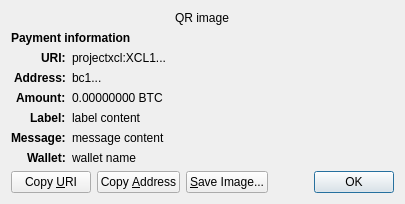
<?xml version="1.0" encoding="UTF-8"?>
<ui version="4.0">
 <class>ReceiveRequestDialog</class>
 <widget class="QDialog" name="ReceiveRequestDialog">
  <property name="geometry">
   <rect>
    <x>0</x>
    <y>0</y>
    <width>413</width>
    <height>229</height>
   </rect>
  </property>
  <property name="windowTitle">
   <string>Request payment to ...</string>
  </property>
  <layout class="QGridLayout" name="gridLayout" columnstretch="0,1">
   <property name="sizeConstraint">
    <enum>QLayout::SetFixedSize</enum>
   </property>
   <item row="0" column="0" colspan="2" alignment="Qt::AlignHCenter">
    <widget class="QRImageWidget" name="qr_code">
     <property name="text">
      <string notr="true">QR image</string>
     </property>
     <property name="textInteractionFlags">
      <set>Qt::NoTextInteraction</set>
     </property>
    </widget>
   </item>
   <item row="1" column="0" colspan="2">
    <widget class="QLabel" name="payment_header">
     <property name="font">
      <font>
       <weight>75</weight>
       <bold>true</bold>
      </font>
     </property>
     <property name="text">
      <string>Payment information</string>
     </property>
     <property name="textInteractionFlags">
      <set>Qt::NoTextInteraction</set>
     </property>
    </widget>
   </item>
   <item row="2" column="0" alignment="Qt::AlignRight|Qt::AlignTop">
    <widget class="QLabel" name="uri_tag">
     <property name="font">
      <font>
       <weight>75</weight>
       <bold>true</bold>
      </font>
     </property>
     <property name="text">
      <string notr="true">URI:</string>
     </property>
     <property name="textFormat">
      <enum>Qt::PlainText</enum>
     </property>
     <property name="textInteractionFlags">
      <set>Qt::NoTextInteraction</set>
     </property>
    </widget>
   </item>
   <item row="2" column="1" alignment="Qt::AlignTop">
    <widget class="QLabel" name="uri_content">
     <property name="text">
      <string notr="true">projectxcl:XCL1...</string>
     </property>
     <property name="textFormat">
      <enum>Qt::RichText</enum>
     </property>
     <property name="wordWrap">
      <bool>true</bool>
     </property>
     <property name="textInteractionFlags">
      <set>Qt::TextSelectableByMouse</set>
     </property>
    </widget>
   </item>
   <item row="3" column="0" alignment="Qt::AlignRight|Qt::AlignTop">
    <widget class="QLabel" name="address_tag">
     <property name="font">
      <font>
       <weight>75</weight>
       <bold>true</bold>
      </font>
     </property>
     <property name="text">
      <string>Address:</string>
     </property>
     <property name="textInteractionFlags">
      <set>Qt::NoTextInteraction</set>
     </property>
    </widget>
   </item>
   <item row="3" column="1" alignment="Qt::AlignTop">
    <widget class="QLabel" name="address_content">
     <property name="text">
      <string notr="true">bc1...</string>
     </property>
     <property name="textFormat">
      <enum>Qt::PlainText</enum>
     </property>
     <property name="textInteractionFlags">
      <set>Qt::TextSelectableByMouse</set>
     </property>
    </widget>
   </item>
   <item row="4" column="0" alignment="Qt::AlignRight|Qt::AlignTop">
    <widget class="QLabel" name="amount_tag">
     <property name="font">
      <font>
       <weight>75</weight>
       <bold>true</bold>
      </font>
     </property>
     <property name="text">
      <string>Amount:</string>
     </property>
     <property name="textInteractionFlags">
      <set>Qt::NoTextInteraction</set>
     </property>
    </widget>
   </item>
   <item row="4" column="1" alignment="Qt::AlignTop">
    <widget class="QLabel" name="amount_content">
     <property name="text">
      <string notr="true">0.00000000 BTC</string>
     </property>
     <property name="textFormat">
      <enum>Qt::PlainText</enum>
     </property>
     <property name="textInteractionFlags">
      <set>Qt::TextSelectableByMouse</set>
     </property>
    </widget>
   </item>
   <item row="5" column="0" alignment="Qt::AlignRight|Qt::AlignTop">
    <widget class="QLabel" name="label_tag">
     <property name="font">
      <font>
       <weight>75</weight>
       <bold>true</bold>
      </font>
     </property>
     <property name="text">
      <string>Label:</string>
     </property>
     <property name="textInteractionFlags">
      <set>Qt::NoTextInteraction</set>
     </property>
    </widget>
   </item>
   <item row="5" column="1" alignment="Qt::AlignTop">
    <widget class="QLabel" name="label_content">
     <property name="text">
      <string notr="true">label content</string>
     </property>
     <property name="textFormat">
      <enum>Qt::PlainText</enum>
     </property>
     <property name="wordWrap">
      <bool>true</bool>
     </property>
     <property name="textInteractionFlags">
      <set>Qt::TextSelectableByMouse</set>
     </property>
    </widget>
   </item>
   <item row="6" column="0" alignment="Qt::AlignRight|Qt::AlignTop">
    <widget class="QLabel" name="message_tag">
     <property name="font">
      <font>
       <weight>75</weight>
       <bold>true</bold>
      </font>
     </property>
     <property name="text">
      <string>Message:</string>
     </property>
     <property name="textInteractionFlags">
      <set>Qt::NoTextInteraction</set>
     </property>
    </widget>
   </item>
   <item row="6" column="1" alignment="Qt::AlignTop">
    <widget class="QLabel" name="message_content">
     <property name="text">
      <string notr="true">message content</string>
     </property>
     <property name="textFormat">
      <enum>Qt::PlainText</enum>
     </property>
     <property name="wordWrap">
      <bool>true</bool>
     </property>
     <property name="textInteractionFlags">
      <set>Qt::TextSelectableByMouse</set>
     </property>
    </widget>
   </item>
   <item row="7" column="0" alignment="Qt::AlignRight|Qt::AlignTop">
    <widget class="QLabel" name="wallet_tag">
     <property name="font">
      <font>
       <weight>75</weight>
       <bold>true</bold>
      </font>
     </property>
     <property name="text">
      <string>Wallet:</string>
     </property>
     <property name="textInteractionFlags">
      <set>Qt::NoTextInteraction</set>
     </property>
    </widget>
   </item>
   <item row="7" column="1" alignment="Qt::AlignTop">
    <widget class="QLabel" name="wallet_content">
     <property name="text">
      <string notr="true">wallet name</string>
     </property>
     <property name="textFormat">
      <enum>Qt::PlainText</enum>
     </property>
     <property name="wordWrap">
      <bool>true</bool>
     </property>
     <property name="textInteractionFlags">
      <set>Qt::TextSelectableByMouse</set>
     </property>
    </widget>
   </item>
   <item row="8" column="0" colspan="2">
    <layout class="QHBoxLayout" name="horizontalLayout">
     <item>
      <widget class="QPushButton" name="btnCopyURI">
       <property name="text">
        <string>Copy &amp;URI</string>
       </property>
       <property name="autoDefault">
        <bool>false</bool>
       </property>
      </widget>
     </item>
     <item>
      <widget class="QPushButton" name="btnCopyAddress">
       <property name="text">
        <string>Copy &amp;Address</string>
       </property>
       <property name="autoDefault">
        <bool>false</bool>
       </property>
      </widget>
     </item>
     <item>
      <widget class="QPushButton" name="btnSaveAs">
       <property name="text">
        <string>&amp;Save Image...</string>
       </property>
       <property name="autoDefault">
        <bool>false</bool>
       </property>
      </widget>
     </item>
     <item>
      <spacer name="horizontalSpacer_2">
       <property name="orientation">
        <enum>Qt::Horizontal</enum>
       </property>
       <property name="sizeHint" stdset="0">
        <size>
         <width>40</width>
         <height>20</height>
        </size>
       </property>
      </spacer>
     </item>
     <item>
      <widget class="QDialogButtonBox" name="buttonBox">
       <property name="focusPolicy">
        <enum>Qt::StrongFocus</enum>
       </property>
       <property name="standardButtons">
        <set>QDialogButtonBox::Ok</set>
       </property>
      </widget>
     </item>
    </layout>
   </item>
  </layout>
 </widget>
 <customwidgets>
  <customwidget>
   <class>QRImageWidget</class>
   <extends>QLabel</extends>
   <header>qt/qrimagewidget.h</header>
  </customwidget>
 </customwidgets>
 <tabstops>
  <tabstop>buttonBox</tabstop>
  <tabstop>btnCopyURI</tabstop>
  <tabstop>btnCopyAddress</tabstop>
  <tabstop>btnSaveAs</tabstop>
 </tabstops>
 <resources/>
 <connections>
  <connection>
   <sender>buttonBox</sender>
   <signal>accepted()</signal>
   <receiver>ReceiveRequestDialog</receiver>
   <slot>accept()</slot>
   <hints>
    <hint type="sourcelabel">
     <x>135</x>
     <y>230</y>
    </hint>
    <hint type="destinationlabel">
     <x>135</x>
     <y>126</y>
    </hint>
   </hints>
  </connection>
 </connections>
</ui>
